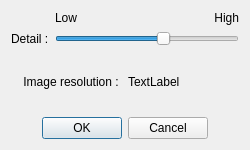
<ui version="4.0" >
 <class>ResolutionDialog</class>
 <widget class="QDialog" name="ResolutionDialog" >
  <property name="windowModality" >
   <enum>Qt::ApplicationModal</enum>
  </property>
  <property name="geometry" >
   <rect>
    <x>0</x>
    <y>0</y>
    <width>250</width>
    <height>150</height>
   </rect>
  </property>
  <property name="minimumSize" >
   <size>
    <width>250</width>
    <height>150</height>
   </size>
  </property>
  <property name="maximumSize" >
   <size>
    <width>250</width>
    <height>150</height>
   </size>
  </property>
  <property name="windowTitle" >
   <string>Choose resolution</string>
  </property>
  <property name="modal" >
   <bool>true</bool>
  </property>
  <layout class="QVBoxLayout" name="verticalLayout_3" >
   <item>
    <layout class="QHBoxLayout" name="horizontalLayout_2" >
     <item>
      <layout class="QVBoxLayout" name="verticalLayout_2" >
       <item>
        <spacer name="verticalSpacer_3" >
         <property name="orientation" >
          <enum>Qt::Vertical</enum>
         </property>
         <property name="sizeHint" stdset="0" >
          <size>
           <width>20</width>
           <height>13</height>
          </size>
         </property>
        </spacer>
       </item>
       <item>
        <widget class="QLabel" name="label_4" >
         <property name="text" >
          <string>Detail :</string>
         </property>
        </widget>
       </item>
      </layout>
     </item>
     <item>
      <layout class="QVBoxLayout" name="verticalLayout" >
       <item>
        <layout class="QHBoxLayout" name="horizontalLayout" >
         <item>
          <widget class="QLabel" name="label" >
           <property name="text" >
            <string>Low</string>
           </property>
          </widget>
         </item>
         <item>
          <widget class="QLabel" name="label_2" >
           <property name="text" >
            <string>High</string>
           </property>
           <property name="alignment" >
            <set>Qt::AlignRight|Qt::AlignTrailing|Qt::AlignVCenter</set>
           </property>
          </widget>
         </item>
        </layout>
       </item>
       <item>
        <widget class="QSlider" name="scaleSlider" >
         <property name="minimum" >
          <number>1</number>
         </property>
         <property name="maximum" >
          <number>6</number>
         </property>
         <property name="value" >
          <number>4</number>
         </property>
         <property name="orientation" >
          <enum>Qt::Horizontal</enum>
         </property>
        </widget>
       </item>
      </layout>
     </item>
    </layout>
   </item>
   <item>
    <spacer name="verticalSpacer" >
     <property name="orientation" >
      <enum>Qt::Vertical</enum>
     </property>
     <property name="sizeHint" stdset="0" >
      <size>
       <width>20</width>
       <height>18</height>
      </size>
     </property>
    </spacer>
   </item>
   <item>
    <layout class="QHBoxLayout" name="horizontalLayout_3" >
     <item>
      <widget class="QLabel" name="label_3" >
       <property name="text" >
        <string>Image resolution : </string>
       </property>
       <property name="alignment" >
        <set>Qt::AlignRight|Qt::AlignTrailing|Qt::AlignVCenter</set>
       </property>
      </widget>
     </item>
     <item>
      <widget class="QLabel" name="resolutionLabel" >
       <property name="text" >
        <string>TextLabel</string>
       </property>
      </widget>
     </item>
    </layout>
   </item>
   <item>
    <spacer name="verticalSpacer_2" >
     <property name="orientation" >
      <enum>Qt::Vertical</enum>
     </property>
     <property name="sizeHint" stdset="0" >
      <size>
       <width>20</width>
       <height>17</height>
      </size>
     </property>
    </spacer>
   </item>
   <item>
    <widget class="QDialogButtonBox" name="buttonBox" >
     <property name="orientation" >
      <enum>Qt::Horizontal</enum>
     </property>
     <property name="standardButtons" >
      <set>QDialogButtonBox::Cancel|QDialogButtonBox::Ok</set>
     </property>
     <property name="centerButtons" >
      <bool>true</bool>
     </property>
    </widget>
   </item>
  </layout>
 </widget>
 <tabstops>
  <tabstop>scaleSlider</tabstop>
  <tabstop>buttonBox</tabstop>
 </tabstops>
 <resources/>
 <connections>
  <connection>
   <sender>buttonBox</sender>
   <signal>rejected()</signal>
   <receiver>ResolutionDialog</receiver>
   <slot>reject()</slot>
   <hints>
    <hint type="sourcelabel" >
     <x>240</x>
     <y>135</y>
    </hint>
    <hint type="destinationlabel" >
     <x>249</x>
     <y>149</y>
    </hint>
   </hints>
  </connection>
 </connections>
</ui>
